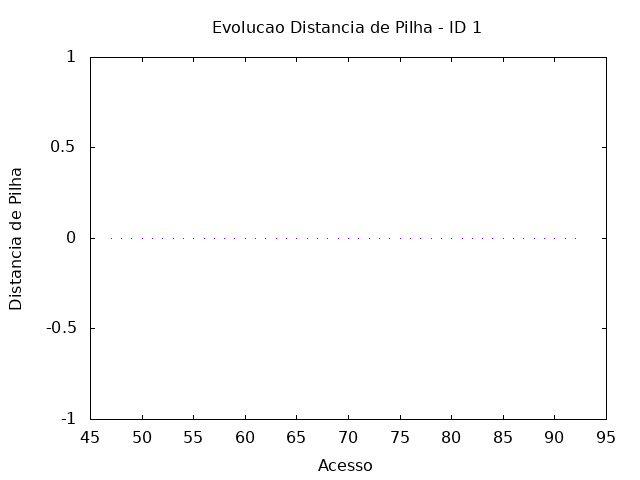

Write gnuplot code to recreate this figure.
set term png
set output "../tmp/out/arvorelog-distp-1.png"
set title "Evolucao Distancia de Pilha - ID 1"
set xlabel "Acesso"
set ylabel "Distancia de Pilha"
plot "../tmp/out/arvorelog-acesso-2-1.gpdat" u 2:5 w impulses t ""
